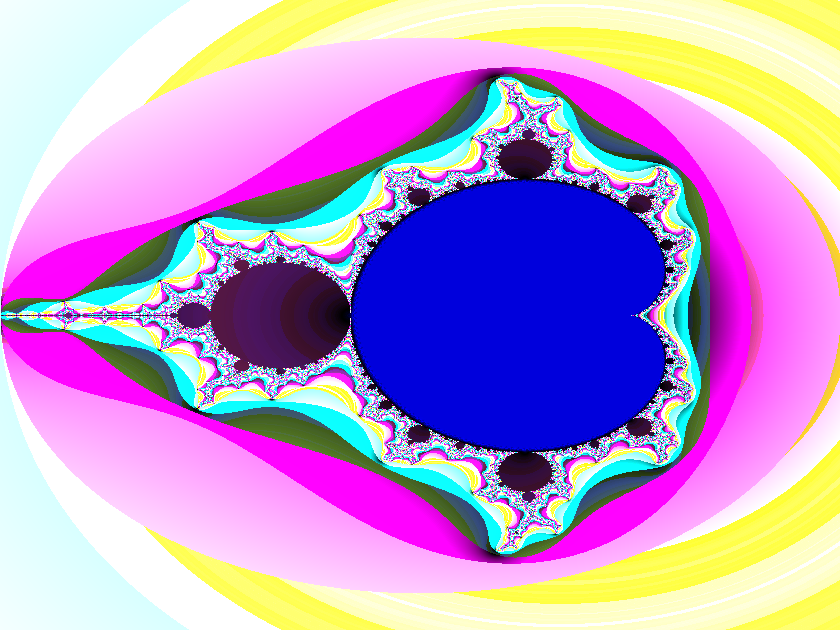

The Python source for this figure:
#!/usr/bin/env python3

from PIL import Image
from math import log

def draw(x_side, y_side, pixels, x_range, y_range, n_max_iter, colour):
    for y in range(y_side):
        for x in range(x_side):
            c = complex(x_range[0] + (x_range[1] - x_range[0]) * x / x_side,
                        y_range[0] + (y_range[1] - y_range[0]) * y / y_side)
            z = complex(0,0)

            for i in range(n_max_iter):
                z1 = z
                z = z * z + c
                if abs(z) >= 2:
                    break

            pixels[x,y] = colour(z1, z, i)

def colour1(z1, z, i):
    return (i % 4 * 64, i % 8 * 32, i % 16 * 16)

def colour2(z1, z, i):
    r = i % 4 * 64
    g = i % 8 * 32
    b = i % 16 * 16

    k = (1 + log(abs(z - z1 + 0.01)))
    r,g,b = int(r * k), int(g * k), int(b * k)
    return (r,g,b)


if __name__ == "__main__":
    y_side = 630
    x_side = 840
    x_range = (-2  , 1)
    y_range = (-1.5, 1.5)

    image = Image.new("RGB", (x_side, y_side))
    pixels = image.load()

    draw(x_side, y_side, pixels, x_range, y_range, 256, colour2)

    image.save("mandelbrot.png", "PNG")
